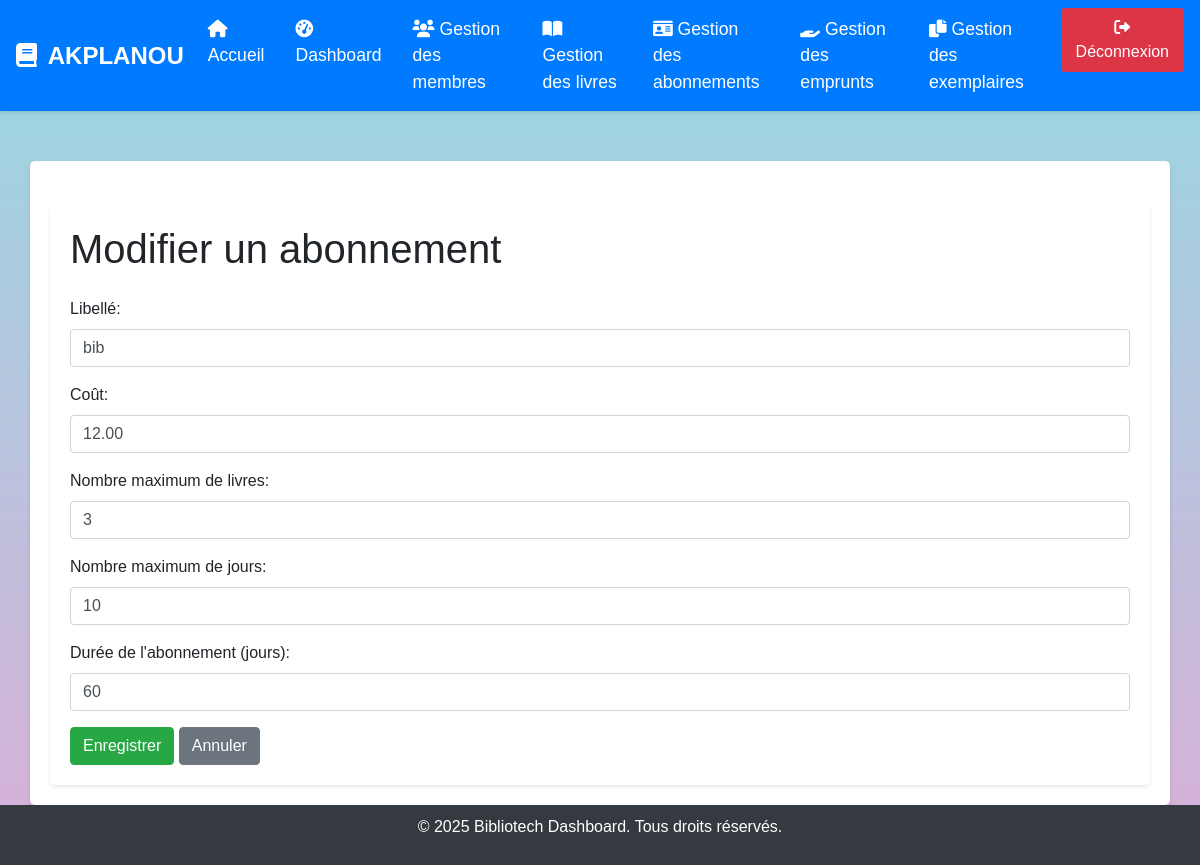
The page /modifier_abonnement/1/ on the database its author committed.
### gestion/models.py (models this page shows, shortened)
class Abonnement(models.Model):
    libelle = models.CharField(max_length=100)
    cout = models.DecimalField(max_digits=10, decimal_places=2)
    max_livres = models.IntegerField()
    max_jours = models.IntegerField()
    duree = models.IntegerField()  # Durée de l'abonnement en jours

### gestion/views.py (the view)
# urls.py: path('modifier_abonnement/<int:abonnement_id>/', views.modifier_abonnement_view, name='modifier_abonnement'),
def modifier_abonnement_view(request, abonnement_id):
    abonnement = get_object_or_404(Abonnement, id=abonnement_id)
    if request.method == 'POST':
        libelle = request.POST.get('libelle')
        cout = request.POST.get('cout')
        max_livres = request.POST.get('max_livres')
        max_jours = request.POST.get('max_jours')
        duree = request.POST.get('duree')
        abonnement.libelle = libelle
        abonnement.cout = cout
        abonnement.max_livres = max_livres
        abonnement.max_jours = max_jours
        abonnement.duree = duree
        abonnement.save()
        return redirect('gestion_abonnements')
    else:
        return render(request, 'gestion/modifier_abonnement.html', {'abonnement': abonnement})

### gestion/templates/gestion/modifier_abonnement.html (shortened to what this page needs)
{% extends "gestion/base.html" %}
{% block content %}
<div class="container mt-4">
    <h1 class="mb-4">Modifier un abonnement</h1>
    <form method="post" id="abonnementForm">
        <div class="form-group">
            <label for="libelle">Libellé:</label>
            <input type="text" id="libelle" name="libelle" class="form-control" value="{{ abonnement.libelle }}" required>
        </div>
        <div class="form-group">
            <label for="cout">Coût:</label>
            <input type="number" id="cout" name="cout" class="form-control" step="0.01" value="{{ abonnement.cout }}" required>
        </div>
        <div class="form-group">
            <label for="max_livres">Nombre maximum de livres:</label>
            <input type="number" id="max_livres" name="max_livres" class="form-control" value="{{ abonnement.max_livres }}" required>
        </div>
        <div class="form-group">
            <label for="max_jours">Nombre maximum de jours:</label>
            <input type="number" id="max_jours" name="max_jours" class="form-control" value="{{ abonnement.max_jours }}" required>
        </div>
        <div class="form-group">
            <label for="duree">Durée de l'abonnement (jours):</label>
            <input type="number" id="duree" name="duree" class="form-control" value="{{ abonnement.duree }}" required>
        </div>
        <button type="submit" class="btn btn-success">Enregistrer</button>
        <button type="button" class="btn btn-secondary" onclick="history.back();">Annuler</button>
    </form>
</div>
{% endblock %}

### gestion/templates/gestion/base.html (style rules this page uses)
body { background-color: #D9AFD9; background-image: linear-gradient(0deg, #D9AFD9 0%, #97D9E1 100%); font-family: 'Arial', sans-serif; display: flex; flex-direction: column; min-height: 100vh; margin: 0; }
.container { background-color: white; padding: 20px; border-radius: 5px; box-shadow: 0 2px 4px rgba(0, 0, 0, 0.1); margin-top: 50px; flex: 1; }

### rows shown on the page
Abonnement: libelle "bib", cout "12.00", max_livres "3", max_jours "10", duree "60"
